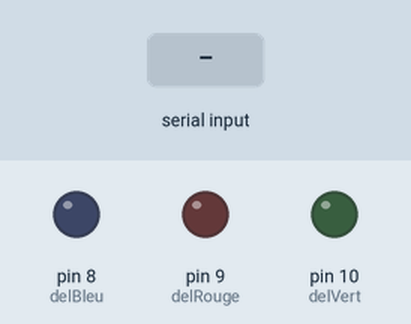
Bench run of a sketch on a simulated Arduino Uno, built with avr-gcc and run on an emulated ATmega328P. Parts: output pins drawn as LEDs (lit = HIGH). Inputs (shaded band) come from the test bench.

Above: at 1.2 s.
1.3 s: "1" received over Serial
At 2.5 s:
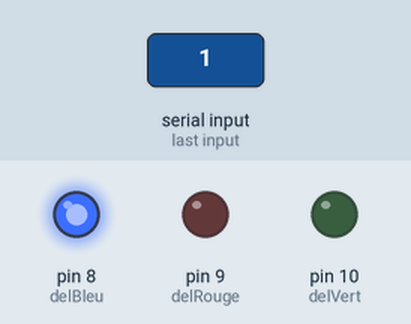
2.8 s: "2" received over Serial
At 3.6 s:
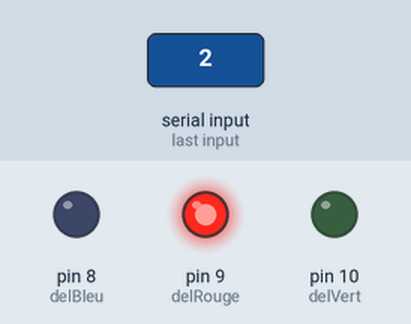
4.3 s: "3" received over Serial
At 4.8 s:
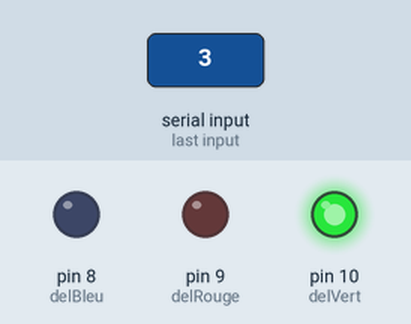
Timing chart, 0 to 7.3 s (numbered marks = the images above; inputs shaded):
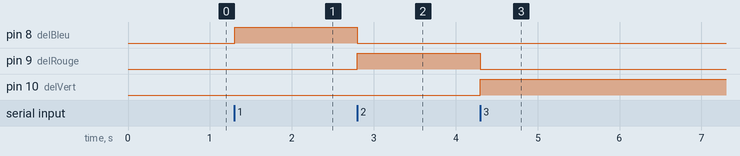

The sketch:

Application_DEL_V2.ino
```cpp
int delBleu = 8;
int delRouge = 9;
int delVert = 10;

void setup() {
    Serial.begin(9600);
    pinMode(delBleu, OUTPUT);
    pinMode(delRouge, OUTPUT);
    pinMode(delVert, OUTPUT);
}
void loop() {
     if(Serial.available()>0) {
            char i=Serial.read();
            if(i =='1'){
                      digitalWrite(delBleu, HIGH);
                      digitalWrite(delRouge, LOW);
                      digitalWrite(delVert, LOW);
              }
             else if (i=='2'){
                        digitalWrite(delBleu, LOW);
                        digitalWrite(delRouge, HIGH);
                        digitalWrite(delVert, LOW);
              }
             else if (i=='3'){
                        digitalWrite(delBleu, LOW);
                        digitalWrite(delRouge,LOW);
                        digitalWrite(delVert, HIGH);
              }
     }
}
```

Measured:
- after the input at 1.3 s, pin 8 (delBleu): LOW → HIGH at once
- after the input at 2.8 s, pin 8 (delBleu): HIGH → LOW at once; pin 9 (delRouge): LOW → HIGH at once
- after the input at 4.3 s, pin 9 (delRouge): HIGH → LOW at once; pin 10 (delVert): LOW → HIGH at once
